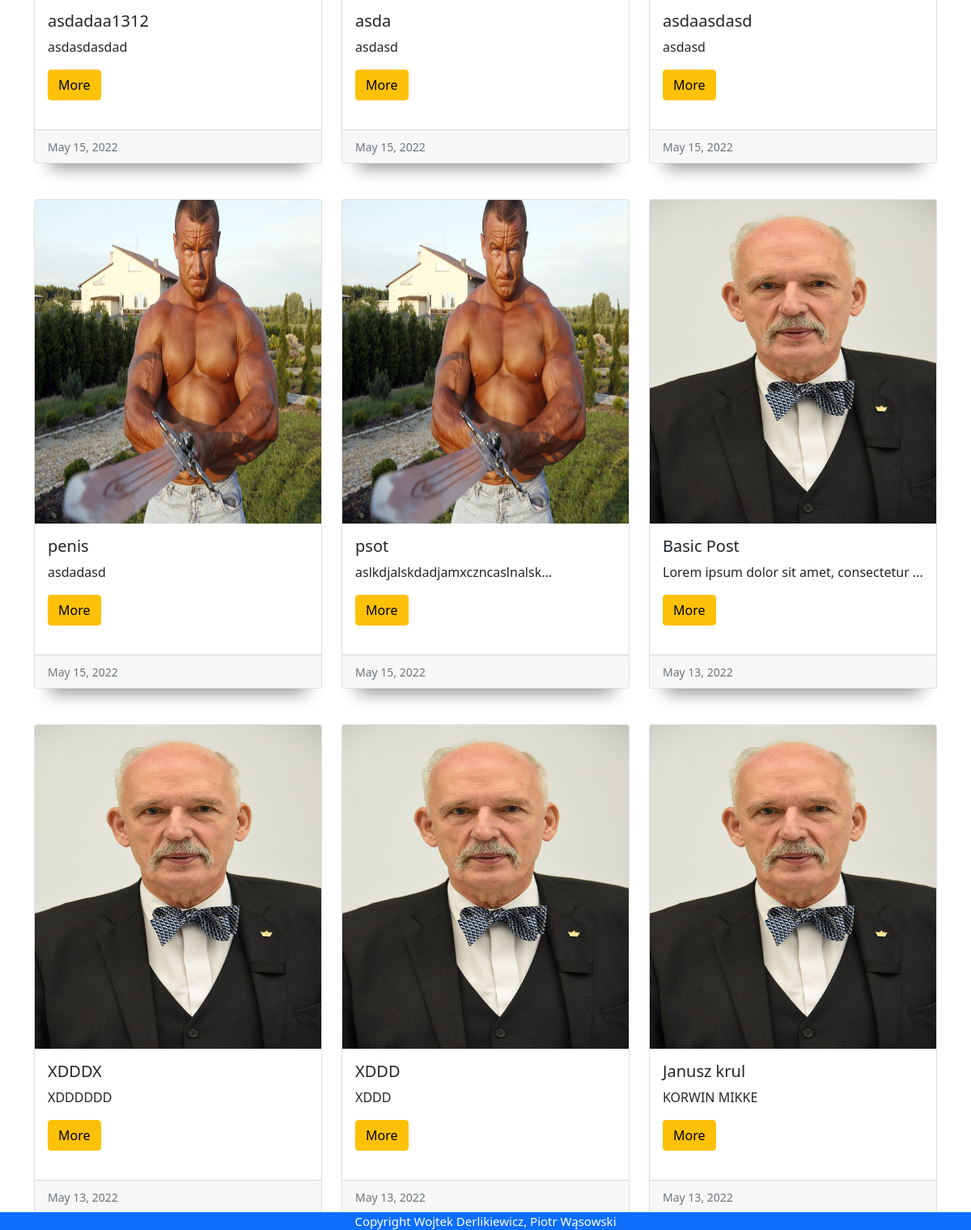
Page /home (lower part) on the earlier database version.
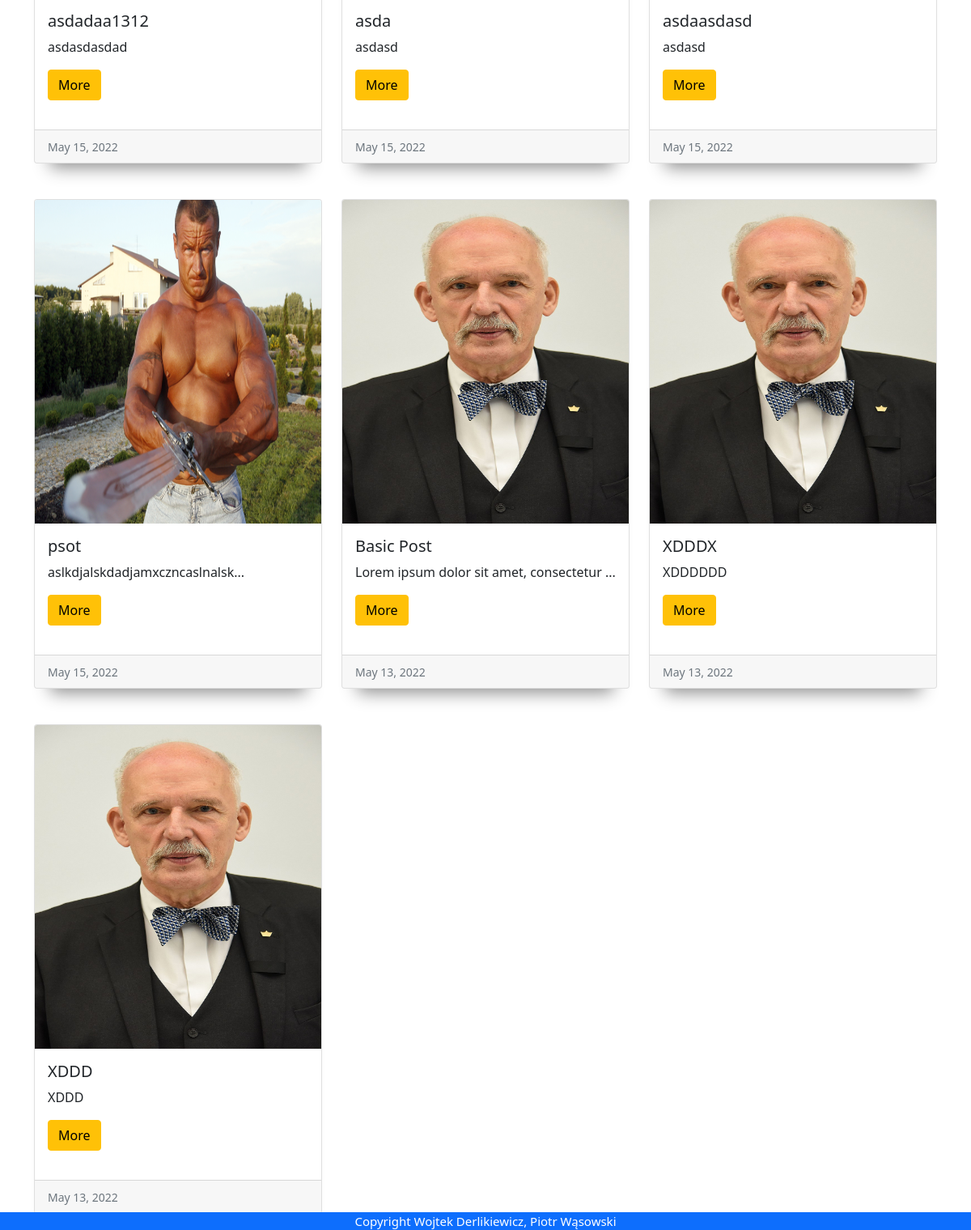
Same page on the later database version.
### app.py (models this page shows)
class Posts(db.Model, UserMixin):
    id = db.Column(db.Integer, primary_key = True)
    title = db.Column(db.String(20), nullable=False)
    author = db.Column(db.String(30), nullable=False)
    content = db.Column(db.Text, nullable=False)
    category = db.Column(db.String(80), nullable=False)
    image = db.Column(db.String(), nullable=False)
    date_posted = db.Column(db.DateTime, default=datetime.datetime.utcnow())

### app.py (the view)
@app.route('/home', methods=['GET', 'POST'])
def home():
    view = 'grid'
    if request.method == 'POST':
        if request.form['view'] == 'table':
            view = 'table'
        elif request.form['view'] == 'grid':
            view = 'grid'
    all_posts = db.session.query(Posts).order_by(Posts.date_posted.desc())
    return render_template('home.html', posts=all_posts, view = view)

### templates/home.html (shortened to what this page needs)
{% extends "base.html" %} {% block title %}Home{% endblock %} {% block content
%}
<br>
  {% if view == 'grid' %}
  <div class="row row-cols-1 row-cols-md-3 g-4" >
    {% for post in posts %}
    <div class="col">
      <div class="card h-100">
        <img src="/static/images/{{ post.image }}" class="card-img-top" alt="{{ post.title }}">
        <div class="card-body">
          <h5 class="card-title">{{ post.title }}</h5>
          <p class="card-text">
            {% if post.content|length >20 %}
            {{ post.content[:40] + "..."}}
            {% else %}
            {{ post.content}}
            {% endif %}
            <div class="card-buttons">
            <a href="" type="button" class="btn btn-warning">More</a>
          </div>
          </div>
        <div class="card-footer">
          <small class="text-muted">{{ post.date_posted.strftime("%b %d, %Y") }}</small>
        </div>
      </div>
    </div>
    {% endfor %}
  </div>
  {% endif %}
 {% endblock %}

Differences in the rows shown:
removed Posts: image (picture), title "penis", content "asdadasd", date_posted "May 15, 2022"
removed Posts: image (picture), title "Janusz krul", content "KORWIN MIKKE", date_posted "May 13, 2022"
